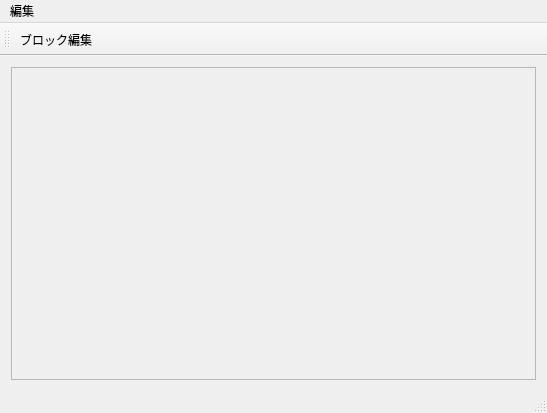
<?xml version="1.0" encoding="UTF-8"?>
<ui version="4.0">
 <class>MainWindow</class>
 <widget class="QMainWindow" name="MainWindow">
  <property name="geometry">
   <rect>
    <x>0</x>
    <y>0</y>
    <width>547</width>
    <height>413</height>
   </rect>
  </property>
  <property name="sizePolicy">
   <sizepolicy hsizetype="Preferred" vsizetype="Preferred">
    <horstretch>0</horstretch>
    <verstretch>0</verstretch>
   </sizepolicy>
  </property>
  <property name="windowTitle">
   <string>MainWindow</string>
  </property>
  <widget class="QWidget" name="centralWidget">
   <layout class="QHBoxLayout" name="horizontalLayout">
    <item>
     <widget class="QFrame" name="Field">
      <property name="frameShape">
       <enum>QFrame::StyledPanel</enum>
      </property>
      <property name="frameShadow">
       <enum>QFrame::Raised</enum>
      </property>
      <layout class="QVBoxLayout" name="verticalLayout">
       <property name="leftMargin">
        <number>0</number>
       </property>
       <property name="topMargin">
        <number>0</number>
       </property>
       <property name="rightMargin">
        <number>0</number>
       </property>
       <property name="bottomMargin">
        <number>0</number>
       </property>
       <item>
        <widget class="FieldMap" name="FieldLabel">
         <property name="text">
          <string/>
         </property>
         <property name="scaledContents">
          <bool>false</bool>
         </property>
        </widget>
       </item>
      </layout>
     </widget>
    </item>
   </layout>
  </widget>
  <widget class="QMenuBar" name="menuBar">
   <property name="geometry">
    <rect>
     <x>0</x>
     <y>0</y>
     <width>547</width>
     <height>22</height>
    </rect>
   </property>
   <widget class="QMenu" name="menu">
    <property name="title">
     <string>編集</string>
    </property>
    <addaction name="actionBlockEdit"/>
   </widget>
   <addaction name="menu"/>
  </widget>
  <widget class="QToolBar" name="mainToolBar">
   <attribute name="toolBarArea">
    <enum>TopToolBarArea</enum>
   </attribute>
   <attribute name="toolBarBreak">
    <bool>false</bool>
   </attribute>
   <addaction name="actionBlockEdit"/>
  </widget>
  <widget class="QStatusBar" name="statusBar"/>
  <action name="actionBlockEdit">
   <property name="text">
    <string>ブロック編集</string>
   </property>
   <property name="toolTip">
    <string>BlockEdit</string>
   </property>
   <property name="shortcut">
    <string>Ctrl+E</string>
   </property>
  </action>
 </widget>
 <layoutdefault spacing="6" margin="11"/>
 <customwidgets>
  <customwidget>
   <class>FieldMap</class>
   <extends>QLabel</extends>
   <header>FieldMap.h</header>
  </customwidget>
 </customwidgets>
 <resources/>
 <connections/>
</ui>
